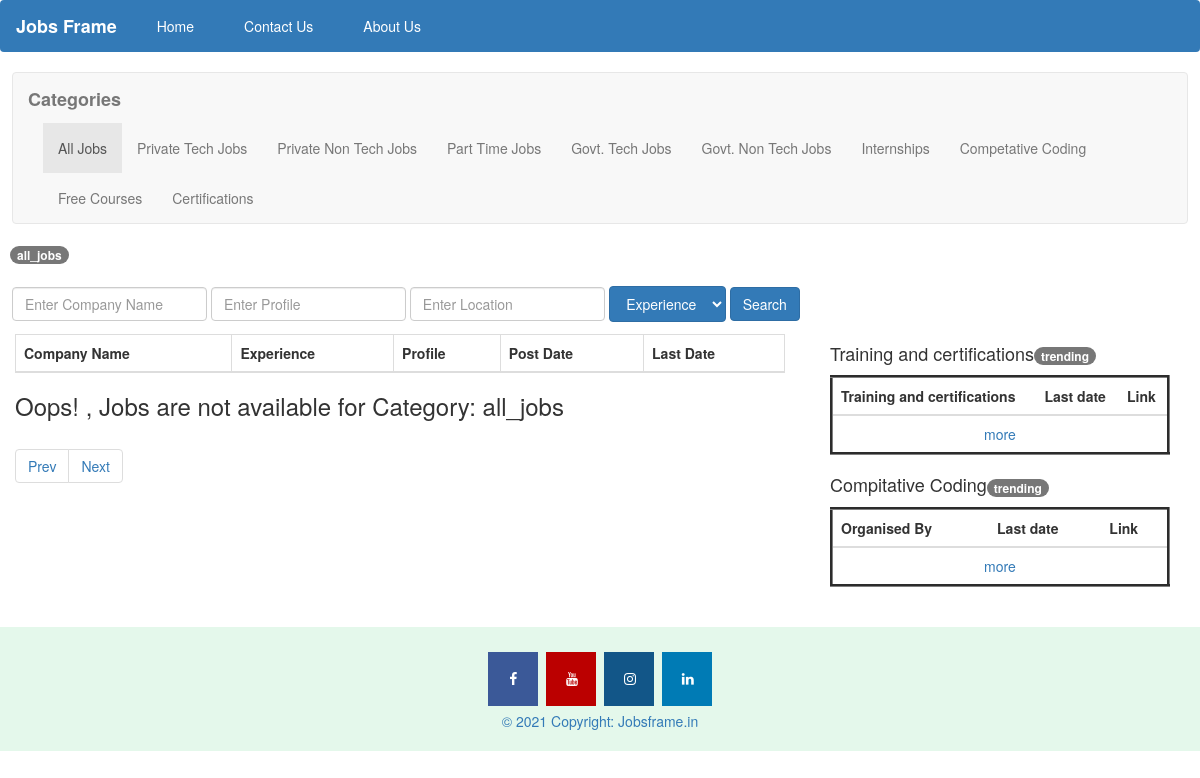
The page / on the database its author committed.
### jobs1/models.py (models this page shows, shortened)
class Categary_label(models.Model):
    id = models.IntegerField(primary_key=True)
    choice_id = models.CharField(max_length=100)
    choice_name = models.CharField(max_length=100)

### jobs1/views.py (the view)
# urls.py: path('', views.index, name="Jsihome"),
def index(request):
    if Visitors.objects.filter(date = date.today()).count() ==0:
        Visitors.objects.create(date = date.today()).save()
    count = Visitors.objects.get(date = date.today())
    count.detail_page = count.detail_page+1
    count.save()
    no_of_pages=8
    data = Job.objects.order_by('id').reverse()[:no_of_pages]
    page_list=[]
    counts = int(Job.objects.count()/no_of_pages)
    for i in range(1,counts+1):
        page_list.append(i)
    data2 = Courses_and_certification.objects.all()
    data3=Job.objects.filter(catagories__in = Catagories.objects.values('id').filter(catagory='competative_coding'))
    return render(request, 'jobs1/index.html',NumberOfRecordsBy.jobs_by_category('all_jobs',1))

### jobs1/templates/jobs1/index.html (shortened to what this page needs)
<!doctype html>
<html lang="en">
<head>
        <link rel="stylesheet" href="https://cdnjs.cloudflare.com/ajax/libs/font-awesome/4.7.0/css/font-awesome.min.css">
    <link rel="stylesheet" href="https://maxcdn.bootstrapcdn.com/bootstrap/3.4.1/css/bootstrap.min.css">
</head>
<body >
  <nav class="navbar bg-primary" >
    <div class="container-fluid " >
      <div class="navbar-header">
        <b class="navbar-brand" >Jobs Frame</b>
      </div>
      <div class="collapse navbar-collapse" id="myNavbar1">
        <ul class="nav navbar-nav">
          <li><a style="
            color: white;
            padding: 15px 25px;
            text-align: center;" href="/index/all_jobs/1">Home</a></li>
          <li><a style="
            color: white;
            padding: 15px 25px;
            text-align: center;" href="/contact_us">Contact Us</a></li>
          <li><a style="
            color: white;
            padding: 15px 25px;
            text-align: center;" href="/about_us">About Us</a></li>
      </ul>
      </div>
    </div>
  </nav>
    <nav class="navbar navbar-default" style="margin: 12px;">
      <div class="container-fluid">
        <div class="navbar-header">
          <span class="navbar-brand " ><b>Categories</b></span>
        </div>
        <div class="collapse navbar-collapse" id="myNavbar">
          <ul class="nav navbar-nav">
            {%for cat in categories%}
            {%if category_name == cat.choice_id %}
            <li class="active"><a href="/index/{{cat.choice_id}}/1" >{{cat.choice_name}}</a></li>
            {% else %}
            <li ><a href="/index/{{cat.choice_id}}/1" >{{cat.choice_name}}</a></li>
            {% endif %}
            {%endfor%}
        </ul>
        </div>
      </div>
    </nav>
    <span class="badge badge-alert"style="margin: 10px;">{{category_name}}</span>
        <form style="margin: 12px;" id='jobSearch' class = "form-inline" action="/contact1/{{category_name}}/{{page_number}}" method="post">{% csrf_token %}
            <input id="company_name" type="text" class="form-control" name="company_name" value="{{ company_name }}" placeholder="Enter Company Name">
            <input id="profile" type="text" class="form-control" name="profile" value="{{ profile}}" placeholder="Enter Profile">
            <input id="location" type="text" class="form-control" name="location" value="{{ location }}" placeholder="Enter Location">
            <select name="experience" id="experience" class="btn btn-primary">
                <option value="Experience" selected="selected">Experience</option>
              </select>
            <button  onclick="job_search1()" class="btn btn-primary">Search</button>
        </form>
    <div class="container-fluid " >
        <div class="row">
            <div class="col-lg-8" >
                <table class="table table-bordered table-responsive">
                    <thead>
                        <tr>
                            <th>Company Name</th>
                            <th>Experience</th>
                            <th>Profile</th>
                            <th>Post Date</th>
                            <th>Last Date</th>
                        </tr>
                    </thead>
                </table>
                {%if no_of_records == 0%}
                    <h3>Oops! , Jobs are not available for Category: {{category_name}}</h3>
                    {%endif%}
                <ul id="pagination" class="pagination">
                </ul>
            </div>
            <div class="col-lg-4">
                <div class="container-fluid">
                    <h4>Training and certifications<span class="badge badge-alert">trending</span></h4>
                    <table style="border-style:groove;" class="table table-hover">
                        <thead>
                            <tr>
                                <th>Training and certifications</th>
                                <th>Last date</th>
                                <th>Link</th>
                            </tr>
                        </thead>
                        <tbody>
                            <tr>
                                <td colspan="3" style="text-align: center;"><a href="/index/certifications/1">more</a></td>
                            </tr>
                        </tbody>
                    </table>
                    <h4>Compitative Coding<span class="badge badge-alert">trending</span></h4>
                    <table class="table table-hover" style="border-style: groove ;">
                        <thead>
                            <tr>
                                <th>Organised By</th>
                                <th>Last date</th>
                                <th>Link</th>
                            </tr>
                        </thead>
                        <tbody>
                            <tr>
                                <td colspan="3" style="text-align: center;"><a href="/index/competative_coding/1">more</a></td>
                            </tr>
                        </tbody>
                    </table>
                </div>
            </div>
        </div>
    </div>
    <footer class="text-center text-white" style="background-color: rgb(228, 248, 235); padding-bottom: 20px; padding-top: 20px; margin-top: 20px;">
        <div class="container p-4 pb-0">
          <section class="mb=4">
            <a class="fa fa-facebook" href="https://www.facebook.com/jobs.frame.3/about"></a>
            <a class="fa fa-youtube" href="https://www.youtube.com/channel/UC02KUlA-Sqn8lwY2tt4386A"></a>
            <a class="fa fa-instagram" href="https://www.instagram.com/jobsframe/"></a>
            <a class="fa fa-linkedin" href="https://www.linkedin.com/company/jobs-frame/"></a>
          </section>
        </div>
        <div class="footer-copyright text-center py-3"><span class="text-primary">© 2021 Copyright:</span>
            <a href="https://www.jobsframe.in/"> Jobsframe.in</a>
          </div>
      </footer>
</body>
</html>

### jobs1/templates/jobs1/index.html (style rules this page uses)
.fa { padding: 20px; font-size: 30px; width: 50px; text-align: center; text-decoration: none; margin: 5px 2px; }
.fa-facebook { background: #3B5998; color: white; }
.fa-linkedin { background: #007bb5; color: white; }
.fa-youtube { background: #bb0000; color: white; }
.fa-instagram { background: #125688; color: white; }

### rows shown on the page
Categary_label: choice_name "All Jobs", choice "all_jobs"
Categary_label: choice_name "Private Tech Jobs"
Categary_label: choice_name "Private Non Tech Jobs"
Categary_label: choice_name "Part Time Jobs"
Categary_label: choice_name "Govt. Tech Jobs"
Categary_label: choice_name "Govt. Non Tech Jobs"
Categary_label: choice_name "Internships"
Categary_label: choice_name "Competative Coding"
Categary_label: choice_name "Free Courses"
Categary_label: choice_name "Certifications"
